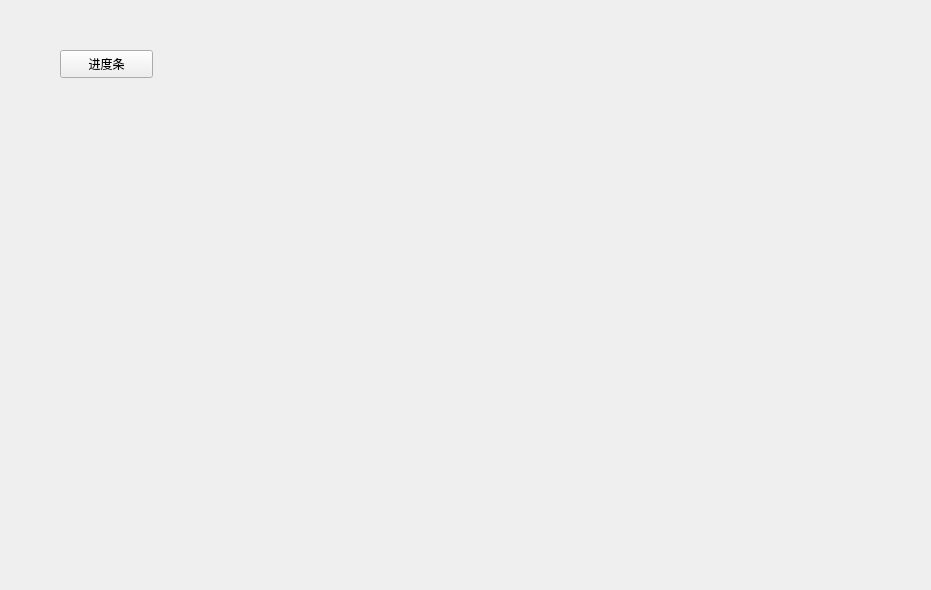
<?xml version="1.0" encoding="UTF-8"?>
<ui version="4.0">
 <class>Widget</class>
 <widget class="QWidget" name="Widget">
  <property name="geometry">
   <rect>
    <x>0</x>
    <y>0</y>
    <width>931</width>
    <height>590</height>
   </rect>
  </property>
  <property name="windowTitle">
   <string>Widget</string>
  </property>
  <widget class="QPushButton" name="pb_progressBar">
   <property name="geometry">
    <rect>
     <x>60</x>
     <y>50</y>
     <width>93</width>
     <height>28</height>
    </rect>
   </property>
   <property name="text">
    <string>进度条</string>
   </property>
  </widget>
 </widget>
 <layoutdefault spacing="6" margin="11"/>
 <resources/>
 <connections/>
</ui>
